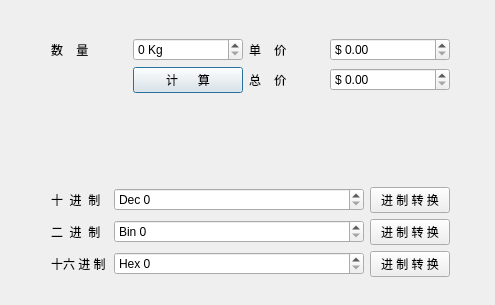
<?xml version="1.0" encoding="UTF-8"?>
<ui version="4.0">
 <class>Dialog</class>
 <widget class="QDialog" name="Dialog">
  <property name="geometry">
   <rect>
    <x>0</x>
    <y>0</y>
    <width>495</width>
    <height>305</height>
   </rect>
  </property>
  <property name="windowTitle">
   <string>Dialog</string>
  </property>
  <widget class="QWidget" name="">
   <property name="geometry">
    <rect>
     <x>40</x>
     <y>27</y>
     <width>421</width>
     <height>261</height>
    </rect>
   </property>
   <layout class="QVBoxLayout" name="verticalLayout">
    <item>
     <layout class="QGridLayout" name="gridLayout_2">
      <item row="0" column="0">
       <widget class="QLabel" name="numLabel">
        <property name="text">
         <string>数    量</string>
        </property>
       </widget>
      </item>
      <item row="0" column="1">
       <widget class="QSpinBox" name="spinBoxNum">
        <property name="minimumSize">
         <size>
          <width>110</width>
          <height>20</height>
         </size>
        </property>
        <property name="suffix">
         <string> Kg</string>
        </property>
        <property name="minimum">
         <number>0</number>
        </property>
        <property name="maximum">
         <number>999999999</number>
        </property>
        <property name="value">
         <number>0</number>
        </property>
       </widget>
      </item>
      <item row="0" column="2">
       <widget class="QLabel" name="priceLabel">
        <property name="text">
         <string>单    价</string>
        </property>
       </widget>
      </item>
      <item row="0" column="3">
       <widget class="QDoubleSpinBox" name="dSpinBoxPrice">
        <property name="minimumSize">
         <size>
          <width>120</width>
          <height>20</height>
         </size>
        </property>
        <property name="prefix">
         <string>$ </string>
        </property>
        <property name="maximum">
         <double>9999999999.989999771118164</double>
        </property>
        <property name="singleStep">
         <double>0.010000000000000</double>
        </property>
       </widget>
      </item>
      <item row="1" column="2">
       <widget class="QLabel" name="totalLabel">
        <property name="text">
         <string>总    价</string>
        </property>
       </widget>
      </item>
      <item row="1" column="3">
       <widget class="QDoubleSpinBox" name="dSpinBoxTotal">
        <property name="minimumSize">
         <size>
          <width>120</width>
          <height>20</height>
         </size>
        </property>
        <property name="maximumSize">
         <size>
          <width>16777215</width>
          <height>16777215</height>
         </size>
        </property>
        <property name="prefix">
         <string>$ </string>
        </property>
        <property name="maximum">
         <double>99999999999.990005493164063</double>
        </property>
        <property name="singleStep">
         <double>0.010000000000000</double>
        </property>
       </widget>
      </item>
      <item row="1" column="1">
       <widget class="QPushButton" name="btnCalc">
        <property name="text">
         <string>计      算</string>
        </property>
       </widget>
      </item>
     </layout>
    </item>
    <item>
     <spacer name="verticalSpacer">
      <property name="orientation">
       <enum>Qt::Vertical</enum>
      </property>
      <property name="sizeHint" stdset="0">
       <size>
        <width>20</width>
        <height>88</height>
       </size>
      </property>
     </spacer>
    </item>
    <item>
     <layout class="QGridLayout" name="gridLayout">
      <item row="0" column="0">
       <widget class="QLabel" name="decLabel">
        <property name="text">
         <string>十  进  制</string>
        </property>
       </widget>
      </item>
      <item row="0" column="1">
       <widget class="QSpinBox" name="spinBoxDec">
        <property name="minimumSize">
         <size>
          <width>250</width>
          <height>22</height>
         </size>
        </property>
        <property name="suffix">
         <string/>
        </property>
        <property name="prefix">
         <string>Dec </string>
        </property>
        <property name="maximum">
         <number>999999999</number>
        </property>
       </widget>
      </item>
      <item row="0" column="2">
       <widget class="QPushButton" name="btnDec">
        <property name="text">
         <string>进 制 转 换</string>
        </property>
       </widget>
      </item>
      <item row="1" column="0">
       <widget class="QLabel" name="binLabel">
        <property name="text">
         <string>二  进  制</string>
        </property>
       </widget>
      </item>
      <item row="1" column="1">
       <widget class="QSpinBox" name="spinBoxBin">
        <property name="minimumSize">
         <size>
          <width>250</width>
          <height>22</height>
         </size>
        </property>
        <property name="prefix">
         <string>Bin </string>
        </property>
        <property name="maximum">
         <number>999999999</number>
        </property>
        <property name="displayIntegerBase">
         <number>2</number>
        </property>
       </widget>
      </item>
      <item row="1" column="2">
       <widget class="QPushButton" name="btnBin">
        <property name="text">
         <string>进 制 转 换</string>
        </property>
       </widget>
      </item>
      <item row="2" column="0">
       <widget class="QLabel" name="hexLabel">
        <property name="text">
         <string>十六 进 制</string>
        </property>
       </widget>
      </item>
      <item row="2" column="1">
       <widget class="QSpinBox" name="spinBoxHex">
        <property name="minimumSize">
         <size>
          <width>250</width>
          <height>22</height>
         </size>
        </property>
        <property name="prefix">
         <string>Hex </string>
        </property>
        <property name="maximum">
         <number>999999999</number>
        </property>
        <property name="displayIntegerBase">
         <number>16</number>
        </property>
       </widget>
      </item>
      <item row="2" column="2">
       <widget class="QPushButton" name="btnHex">
        <property name="text">
         <string>进 制 转 换</string>
        </property>
       </widget>
      </item>
     </layout>
    </item>
   </layout>
  </widget>
 </widget>
 <layoutdefault spacing="6" margin="11"/>
 <resources/>
 <connections/>
</ui>
